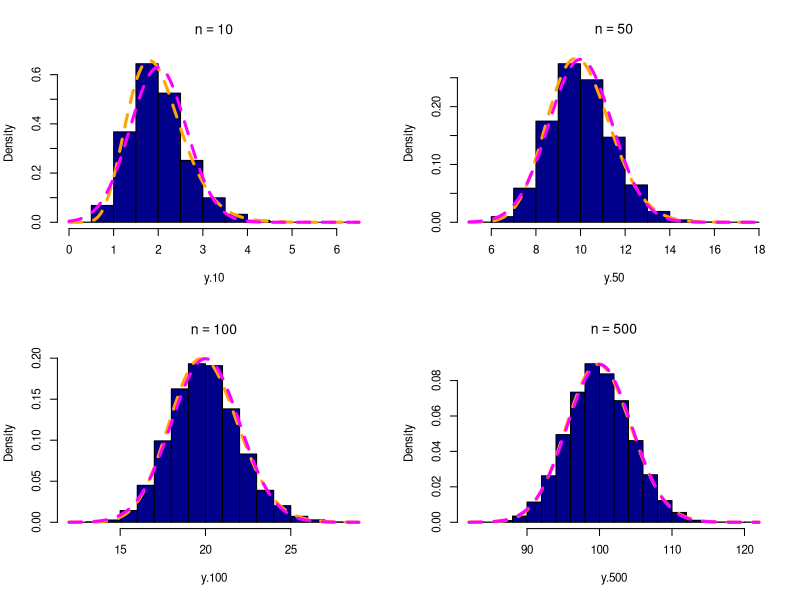
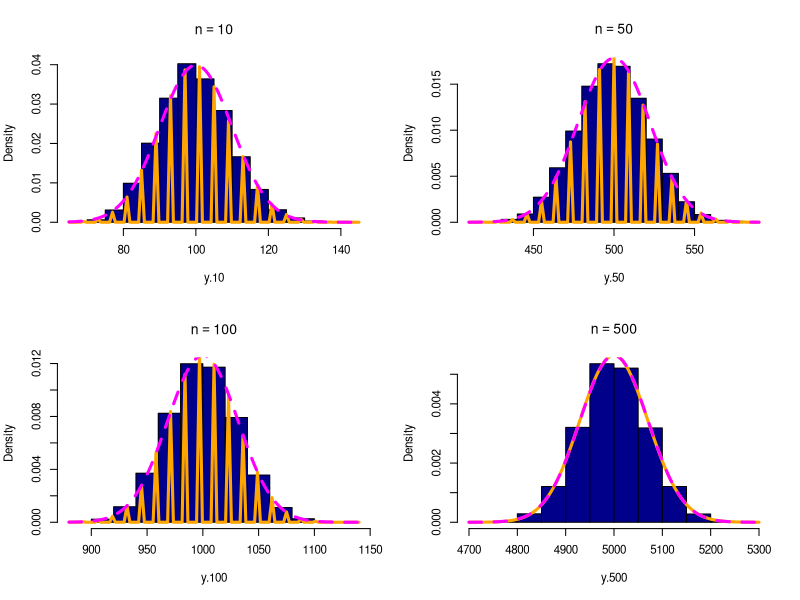
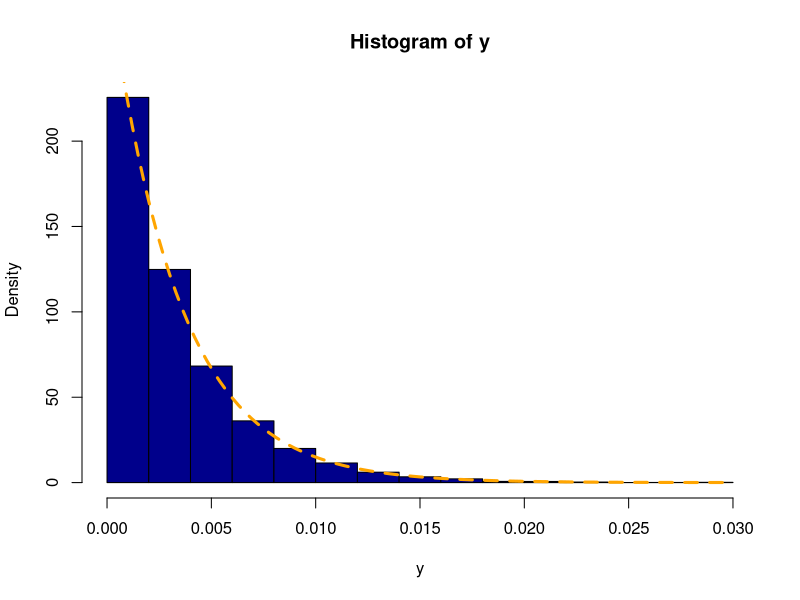
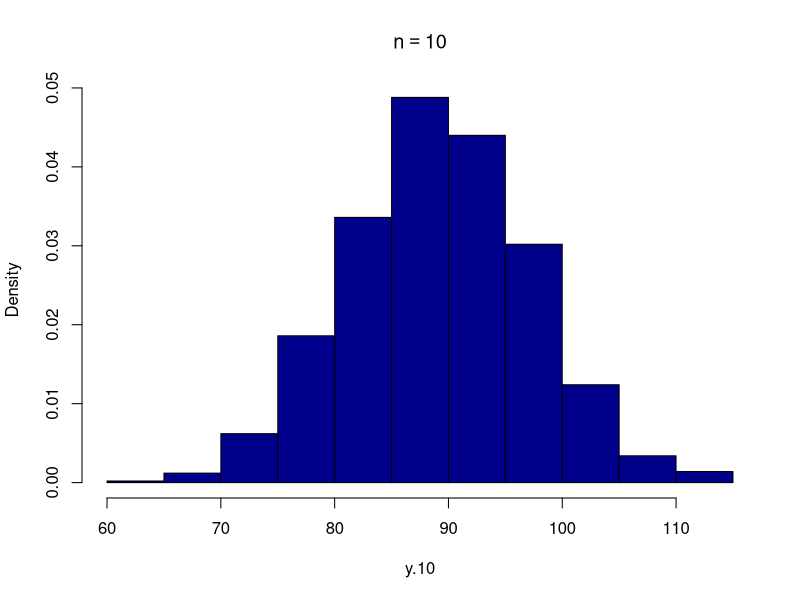

These charts were generated, in order, by the following R code: (Note: this script raises an error after producing the figures.)
 ###########################
###                     ###
###   Laboratorio 07    ###
###                     ###
###########################

# Teorema del l?mite central #

# Ejemplo 1 #
# X_1,...,X_n ~ Exponencial(nu)

set.seed(1113)
y.10=vector("numeric")
y.50=vector("numeric")
y.100=vector("numeric")
y.500=vector("numeric")

rep=10000
nu=5
for(i in 1:rep){
  x=rexp(n=10,rate=nu)
  y.10[i]=sum(x)
  x=rexp(n=50,rate=nu)
  y.50[i]=sum(x)
  x=rexp(n=100,rate=nu)
  y.100[i]=sum(x)
  x=rexp(n=500,rate=nu)
  y.500[i]=sum(x)
  
}


par(mfrow=c(2,2),cex=0.7)
n=10
hist(y.10,freq=F,main=expression(n==10),
     col="darkblue")
curve(dgamma(x,shape=n,rate=nu),lwd=3,
      col="orange",lty=2,add=TRUE)
curve(dnorm(x,mean=n/nu,sd=sqrt(n)/nu),lwd=3,
      col="magenta",lty=2,add=TRUE)

n=50
hist(y.50,freq=F,main=expression(n==50),
     col="darkblue")
curve(dgamma(x,shape=n,rate=nu),lwd=3,
      col="orange",lty=2,add=TRUE)
curve(dnorm(x,mean=n/nu,sd=sqrt(n)/nu),lwd=3,
      col="magenta",lty=2,add=TRUE)

n=100
hist(y.100,freq=F,main=expression(n==100),
     col="darkblue")
curve(dgamma(x,shape=n,rate=nu),lwd=3,
      col="orange",lty=2,add=TRUE)
curve(dnorm(x,mean=n/nu,sd=sqrt(n)/nu),lwd=3,
      col="magenta",lty=2,add=TRUE)

n=500
hist(y.500,freq=F,main=expression(n==500),
     col="darkblue")
curve(dgamma(x,shape=n,rate=nu),lwd=3,
      col="orange",lty=2,add=TRUE)
curve(dnorm(x,mean=n/nu,sd=sqrt(n)/nu),lwd=3,
      col="magenta",lty=2,add=TRUE)


# Ejemplo 1 #
# X_1,...,X_n ~ Poisson(lambda)

set.seed(1113)
y.10=vector("numeric")
y.50=vector("numeric")
y.100=vector("numeric")
y.500=vector("numeric")

rep=10000
lambda=10
for(i in 1:rep){
  x=rpois(n=10,lambda = lambda)
  y.10[i]=sum(x)
  x=rpois(n=50,lambda = lambda)
  y.50[i]=sum(x)
  x=rpois(n=100,lambda = lambda)
  y.100[i]=sum(x)
  x=rpois(n=500,lambda = lambda)
  y.500[i]=sum(x)
}


par(mfrow=c(2,2),cex=0.7)
n=10
hist(y.10,freq=F,main=expression(n==10),
     col="darkblue")
curve(dpois(x,lambda=n*lambda),lwd=3,
      col="orange",lty=1,add=TRUE)
curve(dnorm(x,mean=n*lambda,sd=sqrt(n*lambda)),lwd=3,
      col="magenta",lty=2,add=TRUE)

n=50
hist(y.50,freq=F,main=expression(n==50),
     col="darkblue")
curve(dpois(x,lambda=n*lambda),lwd=3,
      col="orange",lty=1,add=TRUE)
curve(dnorm(x,mean=n*lambda,sd=sqrt(n*lambda)),lwd=3,
      col="magenta",lty=2,add=TRUE)

n=100
hist(y.100,freq=F,main=expression(n==100),
     col="darkblue")
curve(dpois(x,lambda=n*lambda),lwd=3,
      col="orange",lty=1,add=TRUE)
curve(dnorm(x,mean=n*lambda,sd=sqrt(n*lambda)),lwd=3,
      col="magenta",lty=2,add=TRUE)

n=500
hist(y.500,freq=F,main=expression(n==500),
     col="darkblue")
curve(dpois(x,lambda=n*lambda),lwd=3,
      col="orange",lty=1,add=TRUE)
curve(dnorm(x,mean=n*lambda,sd=sqrt(n*lambda)),lwd=3,
      col="magenta",lty=2,add=TRUE)


# Estad?sticos de orden # 
# X_1,...,X_n ~ Exponencial(nu)
# Y_1=X_(1)=min(X_1,...,X_n)~Exponencial(n*nu)

set.seed(1113)
n=100
nu=3
y=vector("numeric")

rep=10000
for(i in 1:rep){
  x=rexp(n=100,rate=nu)
  y[i]=min(x)
}

par(mfrow=c(1,1))
hist(y,freq=FALSE,col="darkblue")
curve(dexp(x,rate=n*nu),col="orange",lty=2,lwd=3,add=TRUE)



## ACTIVIDAD hecha por mi
'[{{{'
y.10 = vector("numeric")
y.100 = vector("numeric")
y.1000 = vector("numeric")

size =30
prob = 0.3
p= 0.3
n=10

rate = 1000
for (i in 1:rate){
      x = rbinom(10,size= size, prob= prob)
      y.10[i]=sum(x)
    
}


hist(y.10,freq=F,main=expression(n==10),
     col="darkblue")
curve(dnorm(x, mean=n*p*N, sd = sqrt(n*p*(1-p)*N)), col="red", add=TRUE)


hist(y.10,freq=F,main=expression(n==10),
     col="darkblue")
#BIN(n=30,p=0.3) = sumaron 30 BIN(n=1,p=0.3)
curve(dbinom(x,size = n*size,prob = prob),lwd=3,
      col="orange",lty=1,add=TRUE)
curve(dnorm(x,mean=n*size*prob,sd=sqrt(n*size*prob*(1-prob))),lwd=3,
      col="magenta",lty=2,add=TRUE)


5+6


